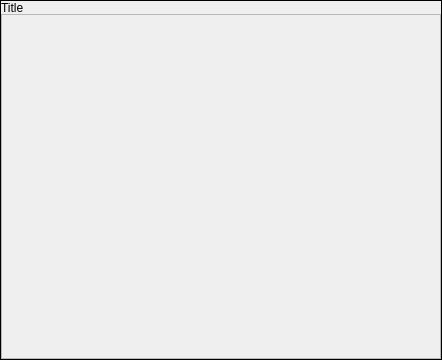
<?xml version="1.0" encoding="UTF-8"?>
<ui version="4.0">
 <class>Component</class>
 <widget class="QWidget" name="Component">
  <property name="geometry">
   <rect>
    <x>0</x>
    <y>0</y>
    <width>442</width>
    <height>360</height>
   </rect>
  </property>
  <property name="windowTitle">
   <string>Form</string>
  </property>
  <property name="styleSheet">
   <string notr="true"/>
  </property>
  <layout class="QVBoxLayout" name="verticalLayout">
   <property name="spacing">
    <number>0</number>
   </property>
   <property name="leftMargin">
    <number>0</number>
   </property>
   <property name="topMargin">
    <number>0</number>
   </property>
   <property name="rightMargin">
    <number>0</number>
   </property>
   <property name="bottomMargin">
    <number>0</number>
   </property>
   <item>
    <widget class="QFrame" name="frame">
     <property name="frameShape">
      <enum>QFrame::Box</enum>
     </property>
     <property name="frameShadow">
      <enum>QFrame::Plain</enum>
     </property>
     <layout class="QVBoxLayout" name="verticalLayout_2">
      <property name="spacing">
       <number>0</number>
      </property>
      <property name="leftMargin">
       <number>0</number>
      </property>
      <property name="topMargin">
       <number>0</number>
      </property>
      <property name="rightMargin">
       <number>0</number>
      </property>
      <property name="bottomMargin">
       <number>0</number>
      </property>
      <item>
       <widget class="QLabel" name="title">
        <property name="maximumSize">
         <size>
          <width>16777215</width>
          <height>13</height>
         </size>
        </property>
        <property name="frameShadow">
         <enum>QFrame::Raised</enum>
        </property>
        <property name="text">
         <string>Title</string>
        </property>
       </widget>
      </item>
      <item>
       <widget class="QFrame" name="dataTypes">
        <property name="frameShape">
         <enum>QFrame::StyledPanel</enum>
        </property>
        <property name="frameShadow">
         <enum>QFrame::Raised</enum>
        </property>
        <layout class="QVBoxLayout" name="verticalLayout_3"/>
       </widget>
      </item>
     </layout>
    </widget>
   </item>
  </layout>
 </widget>
 <resources/>
 <connections/>
</ui>
